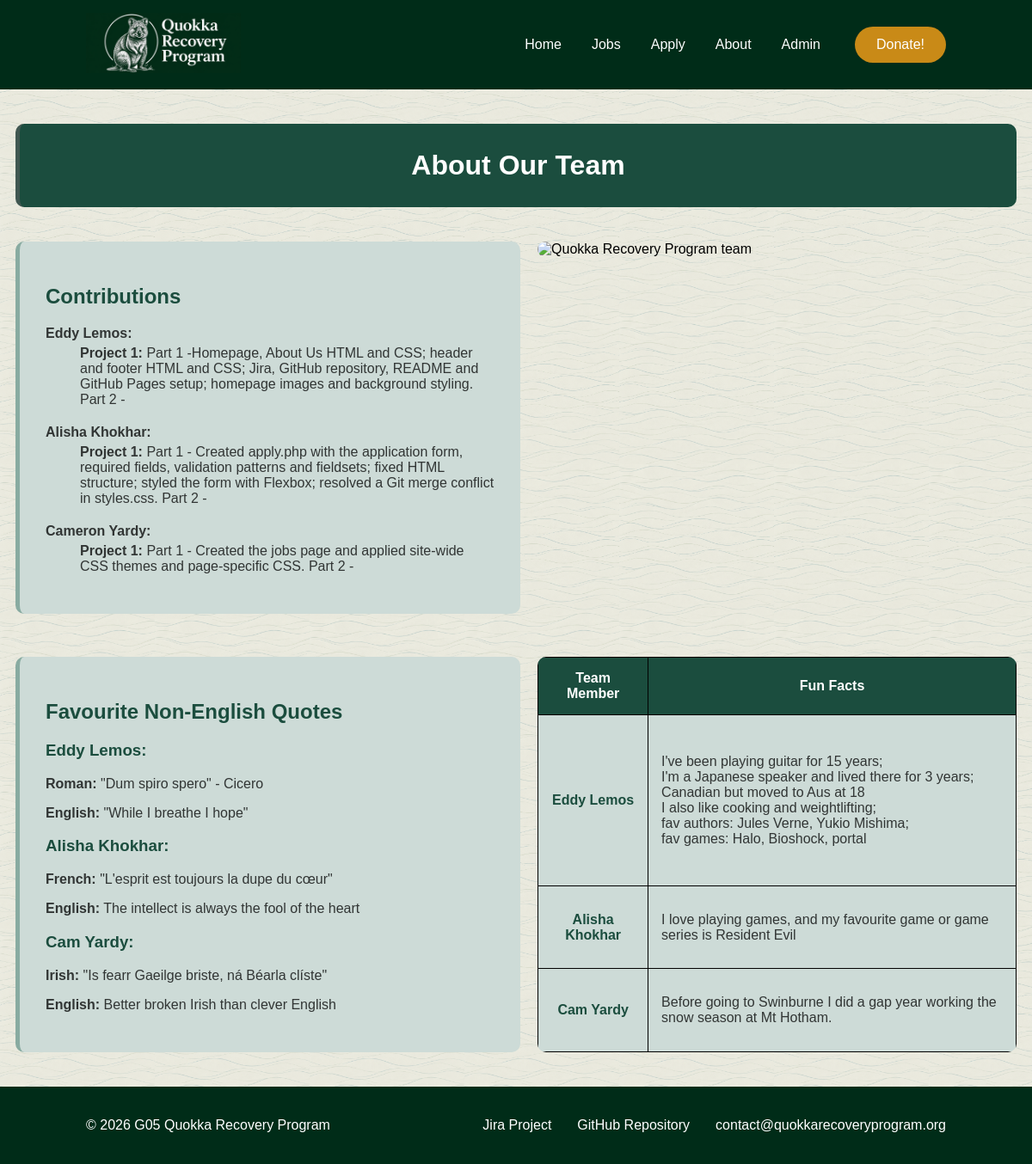
The page /about.php on the database as committed earlier.
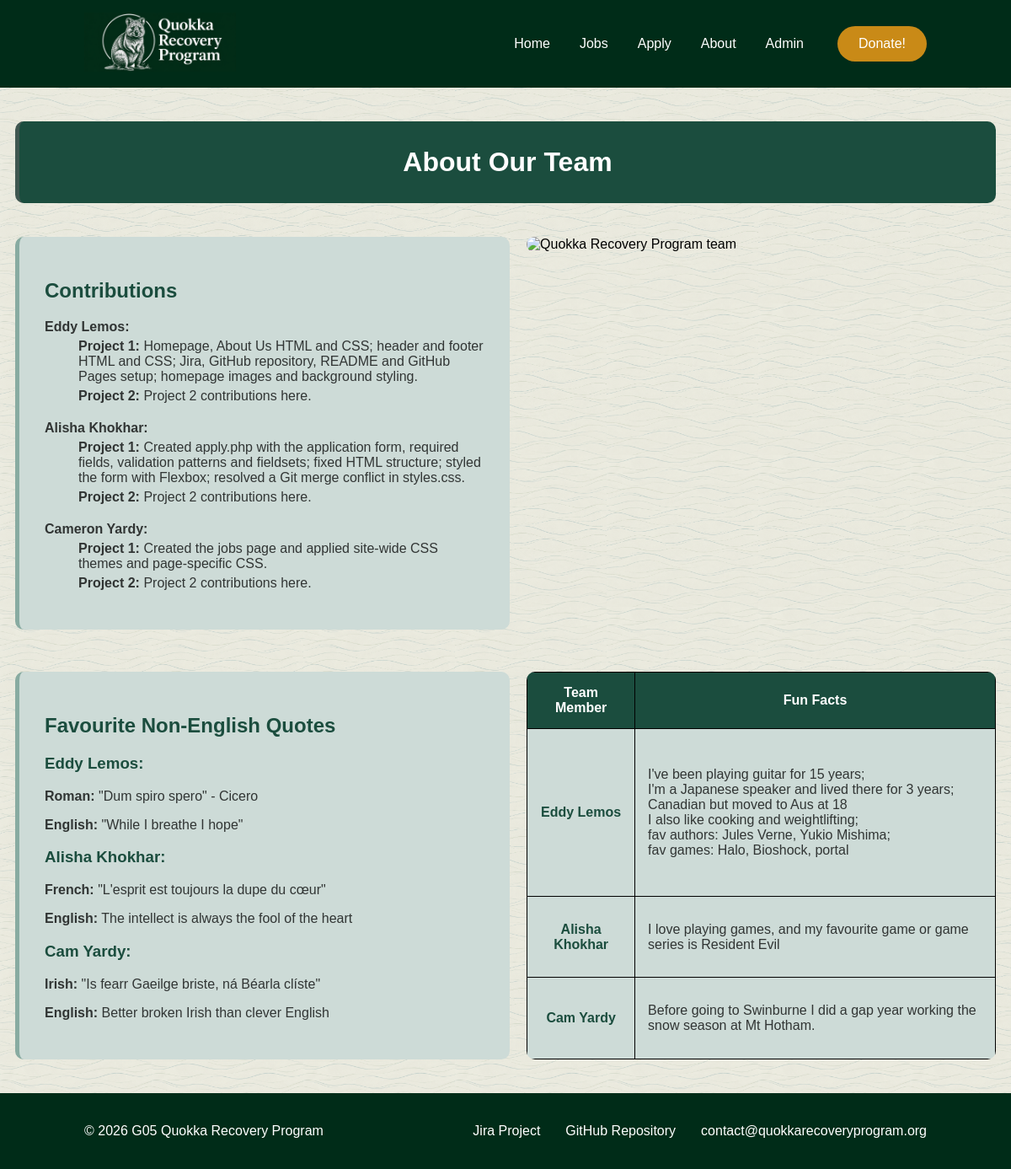
The same page on the database as committed later.
### tables this page shows
CREATE TABLE IF NOT EXISTS `team_contributions` (
    `contribution_id` INT NOT NULL AUTO_INCREMENT,
    `member_name` VARCHAR(100) NOT NULL,
    `project_number` INT NOT NULL,
    `contribution_details` TEXT NOT NULL,
    PRIMARY KEY (`contribution_id`)
);

### about.php (the view, shortened to what this page needs)
<?php
include 'settings.php';
$conn = mysqli_connect($host, $user, $pwd, $sql_db);
include 'header.inc';
?>
  <main>
        <h1 id="about-title" style="text-align: center;">About Our Team</h1>
        <section id="team">
          <article>
              <h2>Contributions</h2>
              <dl>
                <?php
                $members_query = "SELECT DISTINCT member_name
                                FROM team_contributions
                                ORDER BY contribution_id";
                $members_result = mysqli_query($conn, $members_query);
                while ($member = mysqli_fetch_assoc($members_result)) {
                    echo "<dt><strong>" . $member['member_name'] . ":</strong></dt>";
                    $member_name = $member['member_name'];
                    $contributions_query = "SELECT * FROM team_contributions
                                            WHERE member_name = '$member_name'
                                            ORDER BY project_number";
                    $contributions_result = mysqli_query($conn, $contributions_query);
                    while ($contribution = mysqli_fetch_assoc($contributions_result)) {
                        echo "<dd><strong>Project "
                            . $contribution['project_number']
                            . ":</strong> "
                            . $contribution['contribution_details']
                            . "</dd>";
                    }
                }
                ?>
              </dl>
          </article>
          <figure>
              <img src="images/rangers.png"
                    alt="Quokka Recovery Program team" />
          </figure>
      </section>
      <section id="team-details">
          <article>
              <h2>Favourite Non-English Quotes</h2>
              <h3>Eddy Lemos:</h3>
              <p>
                  <strong>Roman:</strong>
                  "Dum spiro spero" - Cicero
              </p>
              <p>
                  <strong>English:</strong>
                  "While I breathe I hope"
              </p>
              <h3>Alisha Khokhar:</h3>
              <p>
                  <strong>French:</strong>  "L'esprit est toujours la dupe du cœur"
              </p>
              <p>
                  <strong>English:</strong> The intellect is always the fool of the heart
              </p>
              <h3>Cam Yardy:</h3>
              <p>
                  <strong>Irish:</strong> "Is fearr Gaeilge briste, ná Béarla clíste"
              </p>
              <p>
                  <strong>English:</strong> Better broken Irish than clever English
              </p>
          </article>
          <table>
              <thead>
                  <tr>
                      <th scope="col">Team Member</th>
                      <th scope="col">Fun Facts</th>
                  </tr>
              </thead>
              <tbody>
                  <tr>
                      <th scope="row">Eddy Lemos</th>
                      <td>
                          I've been playing guitar for 15 years; <br>I'm a Japanese speaker and lived there for 3 years;<br>Canadian but moved to Aus at 18 <br>I also like cooking and weightlifting; <br>fav authors: Jules Verne, Yukio Mishima; <br>fav games: Halo, Bioshock, portal
                      </td>
                  </tr>
                  <tr>
                      <th scope="row">Alisha Khokhar</th>
                      <td>
                           I love playing games, and my favourite game or game series is Resident Evil
                      </td>
                  </tr>
                  <tr>
                      <th scope="row">Cam Yardy</th>
                      <td>
                          Before going to Swinburne I did a gap year working the snow season at Mt Hotham.
                      </td>
                  </tr>
              </tbody>
          </table>
      </section>
  </main>
<?php include 'footer.inc'; ?>

### header.inc (shortened to what this page needs)
<?php
$current_page = basename($_SERVER['PHP_SELF']);
?>
<!DOCTYPE html>
<html lang="en">
<head>
  <link rel="stylesheet" href="styles.css">
</head>
<body>
<header>
  <div class="header-content">
    <a href="index.php">
      <img class="logo" src="images/quokka_logo.png" alt="Quokka Recovery Program logo">
    </a>
    <?php include 'nav.inc'; ?>
    <a class="donate-button" href="#">Donate!</a>
  </div>
</header>

### nav.inc
<?php
$nav_links = [
    'index.php' => 'Home',
    'jobs.php'  => 'Jobs',
    'apply.php' => 'Apply',
    'about.php' => 'About',
    'manage.php' => 'Admin'
];
?>
<nav aria-label="Main navigation">
<?php foreach ($nav_links as $file => $label): ?>
  <a href="<?php echo $file; ?>"<?php if ($current_page === $file) { echo ' aria-current="page"'; } ?>><?php echo $label; ?></a>
<?php endforeach; ?>
</nav>

### footer.inc (shortened to what this page needs)
  <footer>
    <div class="footer-content">
        <p>&copy; 2026 G05 Quokka Recovery Program</p>
        <div class="footer-links">
            <a href="https://g05-applied-web-project.atlassian.net/jira/software/projects/SCRUM/boards/1"
               target="_blank">
                Jira Project
            </a>
            <a href="https://github.com/106009537/g05-applied-web-project.git"
               target="_blank">
                GitHub Repository
            </a>
            <a href="mailto:106009537@student.swin.edu.au">
                contact@quokkarecoveryprogram.org
            </a>
        </div>
    </div>
</footer>
</body>
</html>

### styles.css (style rules this page uses)
main { width: 97%; max-width: 1400px; margin: 0 auto; }
html, body { margin: 0; padding: 0; }
header { background-color: #002C18; width: 100vw; margin-left: calc(50% - 50vw); }
.header-content { width: 90%; max-width: 1000px; margin: 0 auto; padding: 15px 0; display: flex; align-items: center; }
.logo { width: 180px; height: auto; }
nav { display: flex; gap: 35px; margin-left: auto; }
nav a { color: white; text-decoration: none; }
.donate-button { margin-left: 40px; background-color: #C98A17; color: white; padding: 12px 25px; border-radius: 25px; text-decoration: none; }
body { font-family: 'Trebuchet MS', 'Lucida Sans Unicode', 'Lucida Grande', 'Lucida Sans', Arial, sans-serif; background-color: #ffffff; background-image: url("images/waves-pattern.png"); background-repeat: repeat; background-size: 180px; }
footer { background-color: #002C18; color: white; margin-top: 40px; }
.footer-content { width: 90%; max-width: 1000px; margin: 0 auto; display: flex; justify-content: space-between; align-items: center; padding: 20px 0; }
.footer-links { display: flex; gap: 30px; }
.footer-links a { color: white; text-decoration: none; }
#about-title { background-color: #1B4D3E; border-left: 5px solid rgb(64, 87, 81); color: white; padding: 30px; border-radius: 10px; margin-top: 40px; margin-bottom: 30px; }
#team { display: flex; justify-content: space-between; margin-top: 40px; gap: 20px }
#team article { width: 45%; background-color: #cddbd7; color: #313534; padding: 30px; border-radius: 10px; border-left: 5px solid #88aba1; }
#team article h2 { color: #1B4D3E; }
#team figure { width: 48%; margin: 0; }
#team figure img { width: 100%; border-radius: 10px; }
#team-details { display: flex; justify-content: space-between; margin-top: 50px; gap: 20px; }
#team-details article { width: 45%; background-color: #cddbd7; color: #313534; padding: 30px; border-radius: 10px; border-left: 5px solid #88aba1; }
#team-details article h2 { color: #1B4D3E; }
#team-details article h3 { color: #1B4D3E; }
#team-details table { width: 48%; border-collapse: collapse; background-color: #cddbd7; border-radius: 10px; overflow: hidden; }
#team-details th, #team-details td { border: 1px solid black; padding: 15px; }
#team-details thead th { background-color: #1B4D3E; color: white; }
#team-details tbody th { color: #1B4D3E; background-color: #cddbd7; }
#team-details tbody td { color: #313534; }
dt { margin-top: 20px; }
dd { margin-top: 5px; }

Rows that differ between the two databases and show on the page:
changed team_contributions: contribution_details "Part 1 -Homepage, About Us HTML and CSS; header and footer HTML and CSS; Jira, GitHub repository, README and GitHub Pages setup; homepage images and background styling. Part 2 -" → "Homepage, About Us HTML and CSS; header and footer HTML and CSS; Jira, GitHub repository, README and GitHub Pages setup; homepage images and background styling."
added team_contributions: project_number "2", contribution_details "Project 2 contributions here.", shown under "Eddy Lemos"
changed team_contributions: contribution_details "Part 1 - Created apply.php with the application form, required fields, validation patterns and fieldsets; fixed HTML structure; styled the form with Flexbox; resolved a Git merge conflict in styles.css. Part 2 -" → "Created apply.php with the application form, required fields, validation patterns and fieldsets; fixed HTML structure; styled the form with Flexbox; resolved a Git merge conflict in styles.css."
added team_contributions: project_number "2", contribution_details "Project 2 contributions here.", shown under "Alisha Khokhar"
changed team_contributions: contribution_details "Part 1 - Created the jobs page and applied site-wide CSS themes and page-specific CSS. Part 2 -" → "Created the jobs page and applied site-wide CSS themes and page-specific CSS."
added team_contributions: project_number "2", contribution_details "Project 2 contributions here.", shown under "Cameron Yardy"
